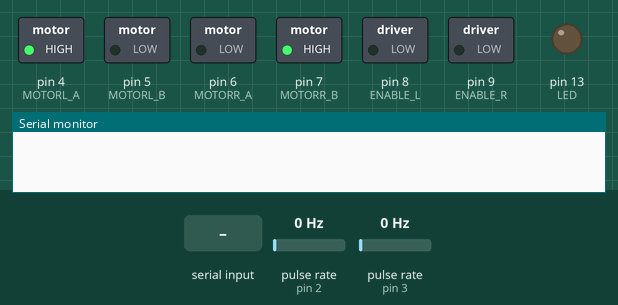
Bench run of a sketch on a simulated Arduino Uno, built with avr-gcc and run on an emulated ATmega328P. On the bench: switched loads named in the sketch (green lamp = pin HIGH), output pins drawn as LEDs (lit = HIGH), the last lines printed to the serial monitor. Wiring (inferred from the names in the program): 2 × pulse sensor: data pin 2 / data pin 3. Inputs (shaded band) come from the test bench; at power-on: pulse rate (sensors on pin 2, pin 3) 0 Hz.

Above: at 1.2 s.
1.3 s: "90,45\n" received over Serial
At 2.6 s:
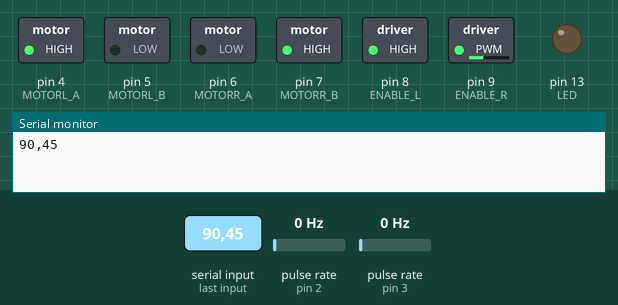
4.3 s: "30,150\n" received over Serial
At 4.9 s:
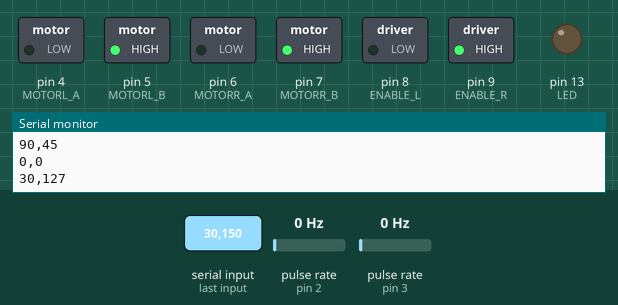
7.3 s: "105\n" received over Serial
At 9.0 s:
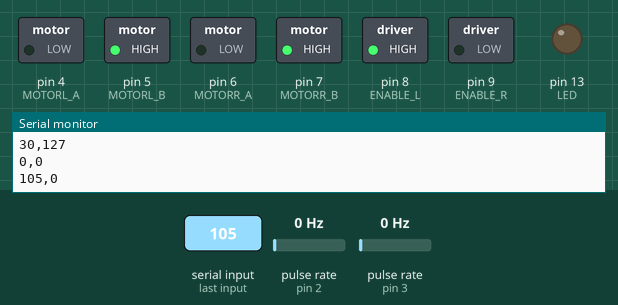
9.8 s: "1,90\n" received over Serial
At 10.2 s:
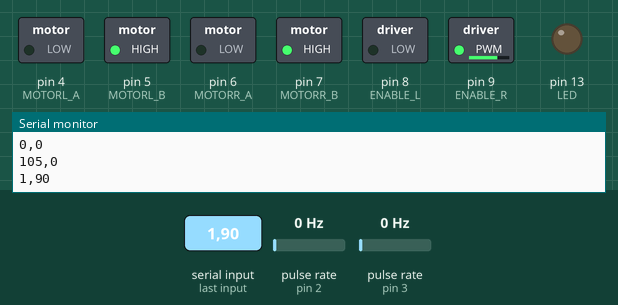
12.8 s: "90,45\n" received over Serial
At 13.7 s:
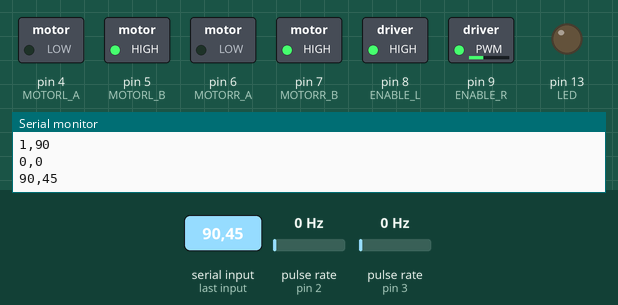
15.8 s: "90\n" received over Serial
At 17.9 s:
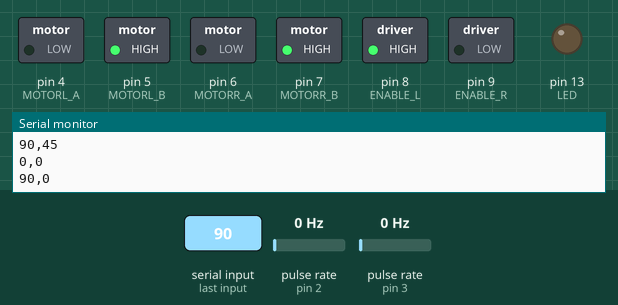
Timing chart, 0 to 19.3 s (numbered marks = the images above; inputs shaded):
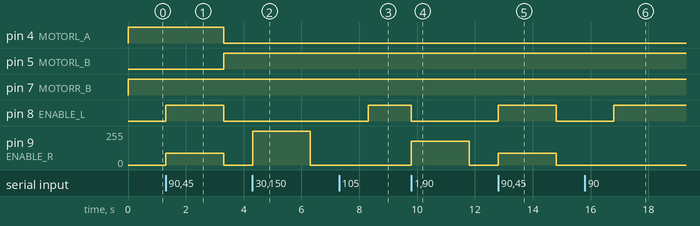

Measured:
- after the input at 1.3 s, pin 4 (MOTORL_A): HIGH → LOW after 2.0 s; pin 5 (MOTORL_B): LOW → HIGH after 2.0 s; pin 8 (ENABLE_L): LOW → HIGH at once, → LOW 2.0 s later; pin 9 (ENABLE_R): 0/255 → 90/255 at once, → 0/255 2.0 s later
- after the input at 4.3 s, pin 9 (ENABLE_R): 0/255 → 255/255 at once, → 0/255 2.0 s later
- after the input at 7.3 s, pin 8 (ENABLE_L): LOW → HIGH after 1.0 s
- after the input at 9.8 s, pin 8 (ENABLE_L): HIGH → LOW at once; pin 9 (ENABLE_R): 0/255 → 180/255 at once, → 0/255 2.0 s later
- after the input at 12.8 s, pin 8 (ENABLE_L): LOW → HIGH at once, → LOW 2.0 s later; pin 9 (ENABLE_R): 0/255 → 90/255 at once, → 0/255 2.0 s later
- after the input at 15.8 s, pin 8 (ENABLE_L): LOW → HIGH after 1.0 s

The sketch:

RobocDuino.ino
```cpp
#define ENCODER_L 2
#define ENCODER_R 3
#define MOTORL_A 4
#define MOTORL_B 5
#define MOTORR_A 6
#define MOTORR_B 7
#define ENABLE_L 8
#define ENABLE_R 9
#define LED 13
#define LOWER_LIMIT -127
#define UPPER_LIMIT 127
#define DEBUG 500

volatile long counter_l = 0, counter_r = 0;
long p_counter_l = 0, p_counter_r = 0;
long prev_time;
long debug_time;
long speed_l = 0, speed_r = 0;
int motor_l = 0, motor_r = 0;
boolean dir_l = true, dir_r = false;
boolean initialize = false;
int p_motor_l = 0, p_motor_r = 0;

void dirMotors(boolean left_motor_dir, boolean right_motor_dir) {
  digitalWrite(MOTORL_A, left_motor_dir);
  digitalWrite(MOTORL_B, !left_motor_dir);
  digitalWrite(MOTORR_A, right_motor_dir);
  digitalWrite(MOTORR_B, !right_motor_dir);
}

int clamp(int value, int l_limit, int u_limit) {
  if (value <= l_limit) {
    return l_limit;
  } else if (value >= u_limit) {
    return u_limit;
  } return value;
}

int clamp_motor(int value) {
  return clamp(value, LOWER_LIMIT, UPPER_LIMIT);
}

void left_encoder() {
  // ISR for left encoder. Increment by 1 if direction is positive
  // or decrement by 1 if direction is negative.
  counter_l += dir_l ? 1 : -1;
}

void right_encoder() {
  // ISR for right encoder. Increment by 1 if direction is positive
  // or decrement by 1 if direction is negative.
  counter_r += dir_r ? 1 : -1;
}

void setup() {
  // Configure direction pins
  pinMode(MOTORL_A, OUTPUT);
  pinMode(MOTORL_B, OUTPUT);
  pinMode(MOTORR_A, OUTPUT);
  pinMode(MOTORR_B, OUTPUT);
  pinMode(LED, OUTPUT);
  digitalWrite(LED, LOW);
  // Set motor values to 0 for startup
  motor_l = 0;
  motor_r = 0;
  // Activate ISR for both encoders
  attachInterrupt(digitalPinToInterrupt(ENCODER_L), left_encoder, RISING);
  attachInterrupt(digitalPinToInterrupt(ENCODER_R), right_encoder, RISING);
  Serial.begin(9600);
  prev_time = millis();
  debug_time = millis();
  initialize = true;
}

void loop() {

  // Read serial data for motors
  if (Serial.available()) {
    if (initialize) {
      motor_l = clamp_motor(Serial.parseInt());
      motor_r = clamp_motor(Serial.parseInt());
      Serial.print(motor_l);
      Serial.print(",");
      Serial.println(motor_r);
    }
    else {
      byte incoming = Serial.read();
      if (incoming == 105){
        digitalWrite(LED, HIGH);
        initialize = true;
        Serial.println("$$$");
      }
    }
  }

  // Control both motor directions
  dirMotors(dir_l, dir_r);

  // Map motors outputs from [-128, 127] to [0, 255]
  if(p_motor_l != motor_l) {
    dir_l = motor_l >= 0 ? false : true;
    motor_l = map(abs(motor_l), 0, UPPER_LIMIT, 0, 255);
  }
  if(p_motor_r != motor_r) {
    dir_r = motor_r >= 0 ? false : true;
    motor_r = map(abs(motor_r), 0, UPPER_LIMIT, 0, 255);
  }

  // Set motor speed
  analogWrite(ENABLE_L, motor_l);
  analogWrite(ENABLE_R, motor_r);

  // Calculate time step
  int delta_t = millis() - prev_time;

  // Update encoder speeds
  speed_l = (int) (counter_l - p_counter_l) / delta_t;
  speed_r = (int) (counter_r - p_counter_r) / delta_t;


//  if (millis() - debug_time > DEBUG) {
//    Serial.print("New: ");
//    Serial.print(dir_l ? "-" : "");
//    Serial.print(motor_l);
//    Serial.print(", ");
//    Serial.print(dir_r ? "-" : "");
//    Serial.print(motor_r);
//    Serial.print("\t\t");
//    Serial.print(counter_l);
//    Serial.print(", ");
//    Serial.println(counter_r);
//    debug_time = millis();
//  }

  // Record previous counter and time
  p_counter_l = counter_l;
  p_counter_r = counter_r;
  p_motor_l = motor_l;
  p_motor_r = motor_r;
  prev_time = millis();
}
```
